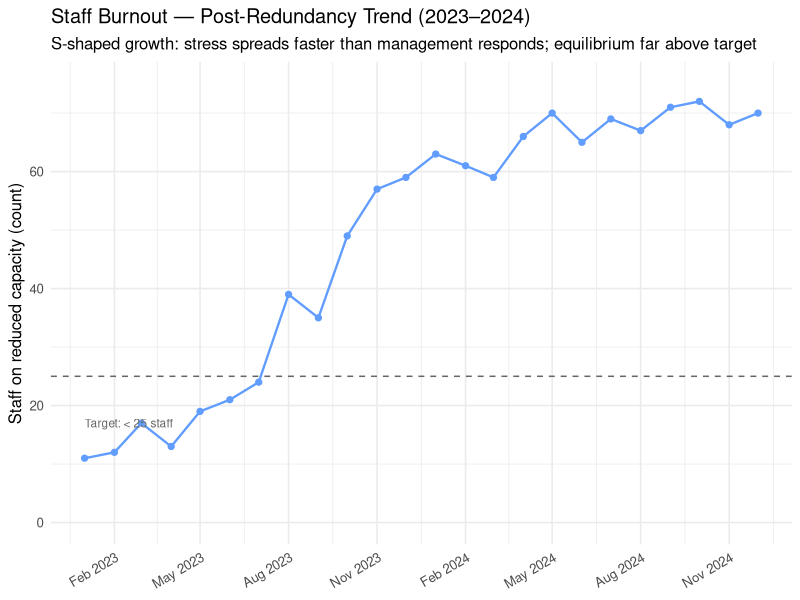
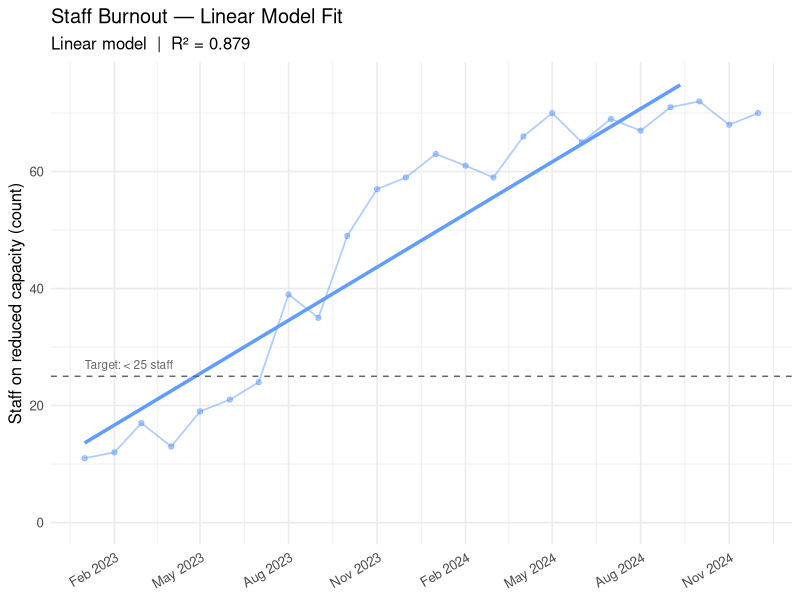
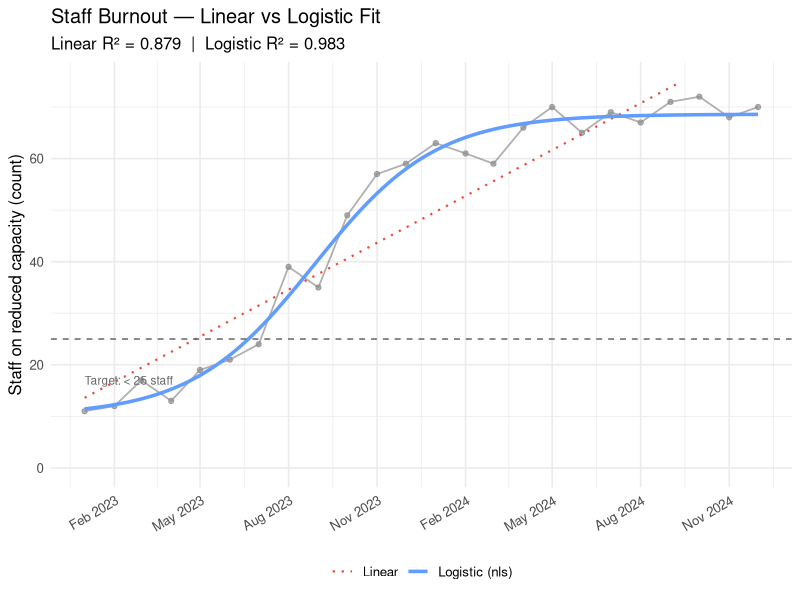

These charts were generated, in order, by the following R code:
library(tidyverse)
library(deSolve)

# ── Scenario ──────────────────────────────────────────────────────────────────
#
# A technology company has undergone a round of redundancies, reducing
# headcount from 200 to 150. At the start of the observation period, 11 staff
# are already on reduced capacity due to burnout — a pre-existing condition
# made worse by the layoffs. As workload pressure mounts on the remaining team,
# burnout begins to spread.
#
# Two feedback loops drive the system:
#
#   R1 (+): Burnt-out staff reduce team capacity → remaining healthy staff
#           absorb extra workload → higher stress → more staff burn out
#
#   B1 (−): Rising burnout count → management deploys support measures
#           (contractors, reduced scope, wellness programmes) →
#           shorter effective recovery time → staff return to capacity
#
# The problem in this data:
#   - B1 kicks in too late  (management escalates only when > 32 staff affected)
#   - The resulting equilibrium is too high (~ 50 staff; target is < 25)
#
# Organisational levers:
#   (a) WHEN to trigger the support response  → B1 intervention threshold
#   (b) HOW QUICKLY support is deployed       → effective recovery time
#
# ─────────────────────────────────────────────────────────────────────────────


# ------------------------------------------------------------------------------
# SECTION 1: load and explore the data
# ------------------------------------------------------------------------------

# ── Step 1: Raw data (wide format — as received from HR system / Excel export)─
#
# Monthly count of staff recorded as working at reduced capacity due to burnout.
# Figures are rounded to the nearest whole number.

raw_data <- tribble(
  ~period,   ~burnt_out_staff,
  "Jan-23",  11,
  "Feb-23",  12,
  "Mar-23",  17,
  "Apr-23",  13,
  "May-23",  19,
  "Jun-23",  21,
  "Jul-23",  24,
  "Aug-23",  39,
  "Sep-23",  35,
  "Oct-23",  49,
  "Nov-23",  57,
  "Dec-23",  59,
  "Jan-24",  63,
  "Feb-24",  61,
  "Mar-24",  59,
  "Apr-24",  66,
  "May-24",  70,
  "Jun-24",  65,
  "Jul-24",  69,
  "Aug-24",  67,
  "Sep-24",  71,
  "Oct-24",  72,
  "Nov-24",  68,
  "Dec-24",  70
)

print(raw_data)

# ── Step 2: Reshape to tidy format ────────────────────────────────────────────

tidy_data <- raw_data |>
  mutate(date = as.Date(paste0("01-", period), format = "%d-%b-%y")) |>
  arrange(date) |>
  mutate(t = row_number())

# ── Step 3: Plot ──────────────────────────────────────────────────────────────

ggplot(tidy_data, aes(x = date, y = burnt_out_staff)) +
  geom_line(linewidth = 0.8, colour = "#619CFF") +
  geom_point(size = 1.8, colour = "#619CFF") +
  geom_hline(yintercept = 25, linetype = "dashed",
             colour = "grey40", linewidth = 0.5) +
  annotate("text", x = min(tidy_data$date), y = 17,
           label = "Target: < 25 staff", colour = "grey40",
           size = 3, hjust = 0) +
  scale_y_continuous(limits = c(0, 75)) +
  scale_x_date(date_labels = "%b %Y", date_breaks = "3 months") +
  labs(
    title    = "Staff Burnout — Post-Redundancy Trend (2023–2024)",
    subtitle = "S-shaped growth: stress spreads faster than management responds; equilibrium far above target",
    x        = NULL,
    y        = "Staff on reduced capacity (count)"
  ) +
  theme_minimal(base_size = 12) +
  theme(axis.text.x = element_text(angle = 30, hjust = 1))

# ── Step 4: Linear regression baseline ────────────────────────────────────────

lm_fit  <- lm(burnt_out_staff ~ t, data = tidy_data)
r_sq_lm <- summary(lm_fit)$r.squared

lm_fitted_curve <- tibble(
  date   = seq(min(tidy_data$date), max(tidy_data$date), length.out = 200),
  fitted = predict(lm_fit,
                   newdata = tibble(t = seq(1, max(tidy_data$t), length.out = 200)))
)

ggplot() +
  geom_line(data  = tidy_data,
            aes(x = date, y = burnt_out_staff),
            linewidth = 0.6, colour = "#619CFF", alpha = 0.5) +
  geom_point(data = tidy_data,
             aes(x = date, y = burnt_out_staff),
             size = 1.5, colour = "#619CFF", alpha = 0.5) +
  geom_line(data  = lm_fitted_curve,
            aes(x = date, y = fitted),
            linewidth = 1.2, colour = "#619CFF") +
  geom_hline(yintercept = 25, linetype = "dashed",
             colour = "grey40", linewidth = 0.5) +
  annotate("text", x = min(tidy_data$date), y = 27,
           label = "Target: < 25 staff", colour = "grey40",
           size = 3, hjust = 0) +
  scale_y_continuous(limits = c(0, 75)) +
  scale_x_date(date_labels = "%b %Y", date_breaks = "3 months") +
  labs(
    title    = "Staff Burnout — Linear Model Fit",
    subtitle = paste0("Linear model  |  R² = ", round(r_sq_lm, 3)),
    x        = NULL,
    y        = "Staff on reduced capacity (count)"
  ) +
  theme_minimal(base_size = 12) +
  theme(axis.text.x = element_text(angle = 30, hjust = 1))


# ------------------------------------------------------------------------------
# SECTION 2: fit a logistic curve using nls()
# ------------------------------------------------------------------------------

# SSfpl() is a self-starting 4-parameter logistic built into base R.
# It fits the formula:  A + (B − A) / (1 + exp((xmid − t) / scal))
#
#   A    — lower asymptote (L): the level the curve starts from
#   B    — upper asymptote (K): the equilibrium the curve grows toward
#   xmid — inflection point (t0): the month of steepest growth
#   scal — growth rate scale: nls uses 1/r internally; we recover r = 1/scal
#
# "Self-starting" means SSfpl() estimates its own starting values from the
# data automatically — no manual guessing needed. nls() then fits directly
# to the raw staff counts with no rescaling or pseudo-trial tricks.

fit_nls <- nls(burnt_out_staff ~ SSfpl(t, A, B, xmid, scal), data = tidy_data)

coefs  <- coef(fit_nls)
L_fit  <- coefs[["A"]]
K_fit  <- coefs[["B"]]
t0_fit <- coefs[["xmid"]]
r_fit  <- 1 / coefs[["scal"]]

tibble(
  parameter = c("K — upper asymptote", "L — lower asymptote", "r (growth rate)", "t0 (inflection month)"),
  value     = c(round(K_fit, 1), round(L_fit, 1), round(r_fit, 3), round(t0_fit, 1))
) |> print()

r_sq_nls <- cor(tidy_data$burnt_out_staff, fitted(fit_nls))^2

tibble(
  model     = c("Linear", "Logistic (nls)"),
  r_squared = round(c(r_sq_lm, r_sq_nls), 3)
) |> print()

t_fine       <- seq(1, max(tidy_data$t), length.out = 200)
fitted_curve <- tibble(
  date   = seq(min(tidy_data$date), max(tidy_data$date), length.out = 200),
  fitted = predict(fit_nls, newdata = tibble(t = t_fine))
)

ggplot() +
  geom_line(data  = tidy_data,
            aes(x = date, y = burnt_out_staff),
            linewidth = 0.6, colour = "grey55", alpha = 0.7) +
  geom_point(data = tidy_data,
             aes(x = date, y = burnt_out_staff),
             size = 1.5, colour = "grey55", alpha = 0.7) +
  geom_line(data  = lm_fitted_curve,
            aes(x = date, y = fitted, colour = "Linear"),
            linewidth = 0.75, linetype = "dotted") +
  geom_line(data  = fitted_curve,
            aes(x = date, y = fitted, colour = "Logistic (nls)"),
            linewidth = 1.2) +
  geom_hline(yintercept = 25, linetype = "dashed",
             colour = "grey40", linewidth = 0.5) +
  annotate("text", x = min(tidy_data$date), y = 17,
           label = "Target: < 25 staff", colour = "grey40",
           size = 3, hjust = 0) +
  scale_colour_manual(values = c("Linear" = "#E74C3C", "Logistic (nls)" = "#619CFF")) +
  scale_y_continuous(limits = c(0, 75)) +
  scale_x_date(date_labels = "%b %Y", date_breaks = "3 months") +
  labs(
    title    = "Staff Burnout — Linear vs Logistic Fit",
    subtitle = paste0("Linear R² = ", round(r_sq_lm, 3),
                      "  |  Logistic R² = ", round(r_sq_nls, 3)),
    x        = NULL,
    y        = "Staff on reduced capacity (count)",
    colour   = NULL
  ) +
  theme_minimal(base_size = 12) +
  theme(
    legend.position = "bottom",
    axis.text.x     = element_text(angle = 30, hjust = 1)
  )
